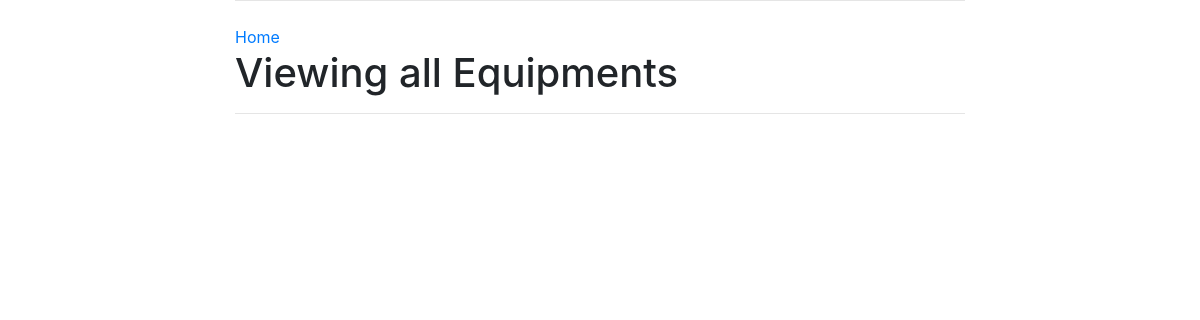
The page /show_all_equipment/ on the database as committed earlier.
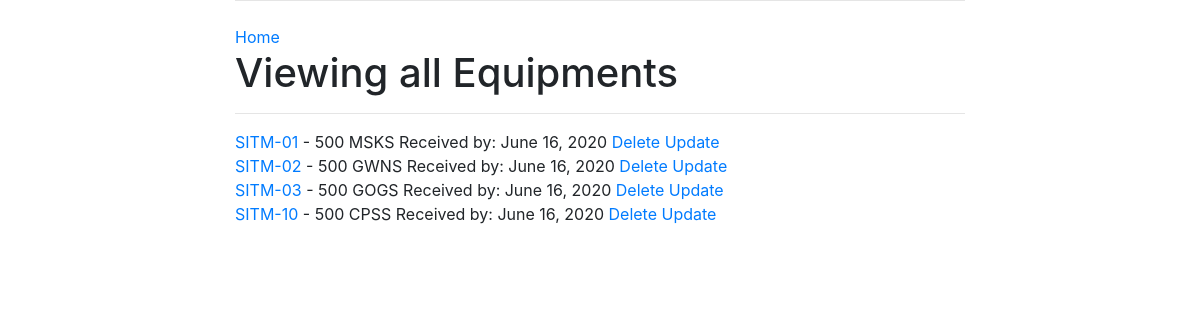
The same page on the database as committed later.
### stocks/models.py (models this page shows, shortened)
class Equipment(models.Model):
    MASK = 'MSK'
    GOWN = 'GWN'
    GOGGLE = 'GOG'
    CAP = 'CPS'
    ITEM_NAME_CHOICES = [
        (MASK, 'Mask'),
        (GOWN, 'Gown'),
        (GOGGLE, 'Goggle'),
        (CAP, 'Cap'),
    ]
    GOOD = 'GOOD'
    BAD = 'BAD'
    CONDITION_CHOICES = [
        (GOOD, 'Good'),
        (BAD, 'Bad'),
    ]
    LGU = 'LG'
    DONATION = 'DN'
    SUPPLIER_CHOICES = [
        (LGU, 'Local Government Unit'),
        (DONATION, 'Donation'),
    ]
    package_number = models.CharField(max_length=200, unique=True)
    item_name = models.CharField(
                    max_length=3,
                    choices=ITEM_NAME_CHOICES,
                    default=MASK,
                    )
    qty_per_package = models.IntegerField()
    condition_upon_received = models.CharField(
                    max_length=6,
                    choices=CONDITION_CHOICES,
                    default=GOOD,
                    )
    supplier = models.CharField(
                    max_length=2,
                    choices=SUPPLIER_CHOICES,
                    default=LGU,
                    )
    received_by = models.CharField(max_length=200)
    checked_by = models.CharField(max_length=200)
    date_of_receipt = models.DateField()
    is_deleted = models.BooleanField(default=False)

### stocks/views.py (the view)
# urls.py: path('show_all_equipment/', views.show_all_equipment, name='show_all_equipment'),
def show_all_equipment(request):
    template_name = 'equipment/show_all_equipment.html'
    all_equipment = Equipment.objects.all().filter(is_deleted=False)
    context = {
        'all_equipment': all_equipment
    }
    return render(request, template_name, context=context)

### templates/equipment/show_all_equipment.html (shortened to what this page needs)
{% extends 'base.html' %}
{% block content %}
  <a href="{% url 'home' %}">Home</a>
  <br>
    <h1>Viewing all Equipments</h1>
        <hr>
    {% for equipment in all_equipment %}
       <a href="{% url 'detailed_equipment' equipment.pk %}">
       	{{ equipment.package_number }}
       </a>
        - {{ equipment.qty_per_package }} {{ equipment.item_name }}S
       Received by: {{ equipment.date_of_receipt }}
       <a href="{% url 'dispose_package' equipment.pk %}">Delete</a>
       <a href="{% url 'update_package' equipment.pk %}">Update</a>
       <br>
    {% endfor %}
{% endblock content %}

### templates/base.html (shortened to what this page needs)
<!DOCTYPE html>
<html lang="en">
<head>
	 <link rel="stylesheet" href="https://stackpath.bootstrapcdn.com/bootstrap/4.5.0/css/bootstrap.min.css">
</head>
<body>
	<div class="container">
      <div class="row justify-content-center">
        <div class="col-8">
          {% block content %}
          {% endblock content %}
        </div>
      </div>
    </div>
</body>
</html>

Rows that differ between the two databases and show on the page:
added Equipment: package_number "SITM-01", qty_per_package "500", item_name "MSK", date_of_receipt "June 16, 2020"
added Equipment: package_number "SITM-02", qty_per_package "500", item_name "GWN", date_of_receipt "June 16, 2020"
added Equipment: package_number "SITM-03", qty_per_package "500", item_name "GOG", date_of_receipt "June 16, 2020"
added Equipment: package_number "SITM-10", qty_per_package "500", item_name "CPS", date_of_receipt "June 16, 2020"
